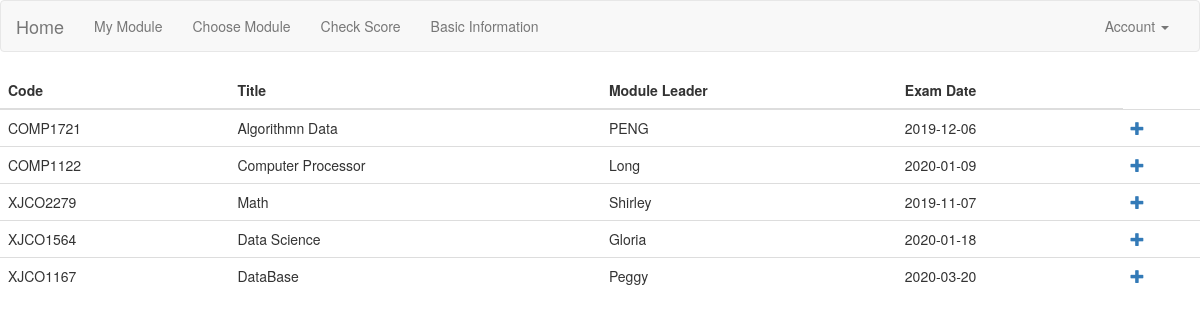
The app's page /choose_module/ (signed in) with its own data.
### app/models.py (models this page shows)
class Module(db.Model):
    __tablename__ = 'modules'
    id = db.Column(db.Integer, primary_key=True)
    module_code = db.Column(db.String(20),index=True)
    exam_date = db.Column(db.Date)
    title = db.Column(db.String(20), index=True)
    staff = db.Column(db.String(20), index=True)
    user = db.relationship('User_Module',
                           foreign_keys=[User_Module.module_id],
                           backref=db.backref('module', lazy='joined'),
                           lazy='dynamic',
                           cascade='all, delete-orphan')

### app/main/views.py (the view)
@main.route('/choose_module/', methods=['GET', 'POST'])
def choose_module():
    modules = Module.query.all()
    user_module = User_Module.query.all()
    user_modules = []
    for u in user_module:
        if u.user_id == current_user.id:
            idd = u.module_id
            module = Module.query.get_or_404(idd)
            user_modules.append(module)
    return render_template('choose_module.html',
                           modules=modules,
                           user_modules=user_modules)

### app/auth/views.py (called while the page is built)
@auth.before_app_request
def before_request():
    if current_user.is_authenticated:
        current_user.ping()
        if not current_user.confirmed \
                and request.endpoint \
                and request.blueprint != 'auth' \
                and request.endpoint != 'static':
            return redirect(url_for('auth.unconfirmed'))

### app/main/__init__.py (called while the page is built)
@main.app_context_processor
def inject_permissions():
    return dict(Permission=Permission)

### app/models.py (called while the page is built)
@login_manager.user_loader
def load_user(user_id):
    return User.query.get(int(user_id))

    def is_administrator(self):
        if self.email == '978633302@qq.com':
            return 1
        else:
            return 0

    def ping(self):
        self.last_seen = datetime.utcnow()
        db.session.add(self)

### app/templates/choose_module.html
{% extends "base.html" %}
{% import "bootstrap/wtf.html" as wtf %}
{% block content %}
<table class="table">
    <thead>
      <tr>
        <th>Code</th>
        <th>Title</th>
        <th>Module Leader</th>
        <th>Exam Date</th>
      </tr>
    </thead>
    <tbody>
    {% for module in modules %}
    {% if module not in user_modules%}
    <tr>
      <td>{{module.module_code}}</td>
      <td>{{module.title}}</td>
      <td>{{module.staff}}</td>
      <td>{{module.exam_date}}</td>
      <td><a href="{{url_for('main.choose_this',id=module.id)}}"><span class="glyphicon glyphicon-plus"></span></a></td>
    </tr>
    {% endif %}
    {% endfor %}
  </tbody>
</table>
{% endblock %}

### records on screen
Module: module_code "COMP1721", title "Algorithmn Data", staff "PENG", exam_date "2019-12-06"
Module: module_code "COMP1122", title "Computer Processor", staff "Long", exam_date "2020-01-09"
Module: module_code "XJCO2279", title "Math", staff "Shirley", exam_date "2019-11-07"
Module: module_code "XJCO1564", title "Data Science", staff "Gloria", exam_date "2020-01-18"
Module: module_code "XJCO1167", title "DataBase", staff "Peggy", exam_date "2020-03-20"
